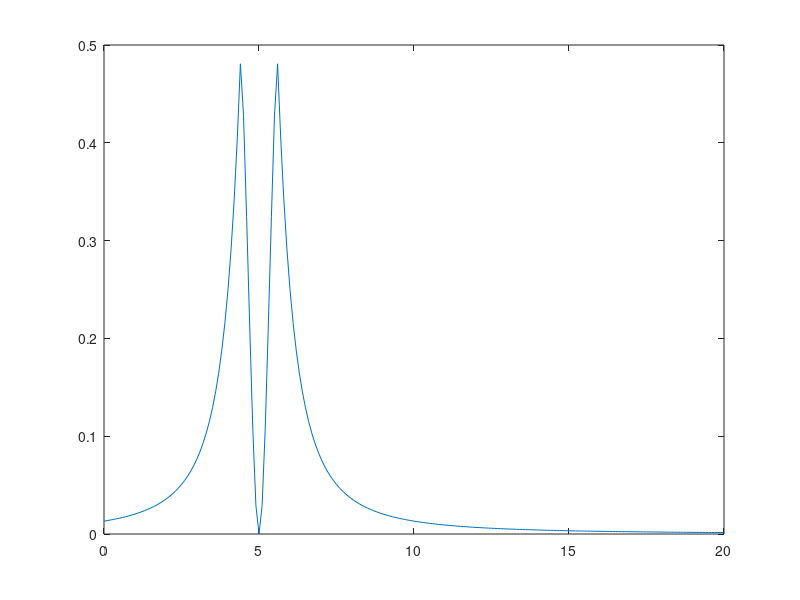

The MATLAB script that drew this image:
x=[0:0.1:20];

muA=((1+x/5).^3).^-1;
muB=(1+3*(x-5).^2).^-1;

plot(x,muA)
plot(x,muB)

muA_neg=1-((1+x/5).^3).^-1;
muB_neg=1-(1+3*(x-5).^2).^-1;

plot(x,muA_neg)
plot(x,muB_neg)

A_union_B=max(muA,muB)
plot(x,A_union_B)

A_interseccion_B=min(muA,muB)
plot(x,A_interseccion_B)

A_neg_union_B_neg=max(muA_neg,muB_neg)
plot(x,A_neg_union_B_neg)

A_neg_inters_B_neg=min(muA_neg,muB_neg)
plot(x,A_neg_inters_B_neg)

A_inters_A_neg=min(muA,muA_neg)
plot(x,A_inters_A_neg)

B_inters_B_neg=min(muB,muB_neg)
plot(x,B_inters_B_neg)



